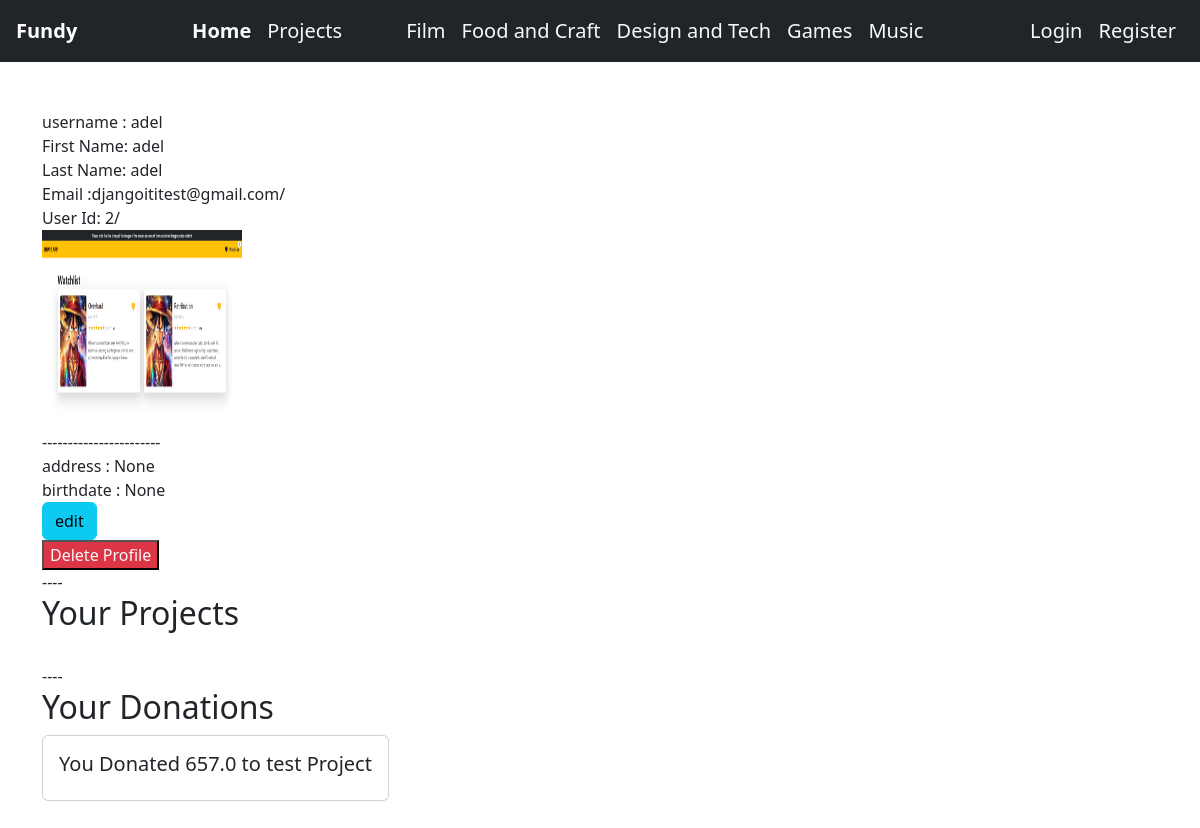
The page /accounts/profile/2 on the database its author committed.
### accounts/models.py (models this page shows, shortened)
class UserProfile(models.Model):
    user = models.OneToOneField(User, on_delete=models.CASCADE)
    phoneNumber = models.CharField(max_length=11, unique=True)
    image = models.ImageField(null=True, blank=True, upload_to="images/")
    birthdate = models.DateField(null=True, blank=True)
    address = models.CharField(max_length=200, null=True, blank=True)

### projects/models.py (models this page shows, shortened)
class DonationModel(models.Model):
    user = models.ForeignKey(UserProfile, on_delete=models.CASCADE, related_name='donations')
    project = models.ForeignKey(
        ProjectsModel, related_name="donations", on_delete=models.CASCADE
    )
    donation = models.FloatField()

class ProjectsModel(models.Model):
    user=models.ForeignKey(UserProfile, related_name='projects',on_delete=models.CASCADE)
    title = models.CharField(max_length=200)
    details = models.TextField(max_length=500)
    category = models.ManyToManyField(CategoriesModel)
    target = models.IntegerField()
    tags = models.ManyToManyField(TagsModel)
    start_time = models.DateTimeField()
    end_time = models.DateTimeField()
    is_featured = models.BooleanField(default=False)
    completed=models.BooleanField(default=False)
    closed=models.BooleanField(default=False)

### accounts/views.py (the view)
# urls.py: path('profile/<int:id>', profileView,name="profile"),
def profileView(request,id):
    user = get_object_or_404(UserProfile, id=id)
    form = ProfileEditForm(instance=user)
    return render(request, "accounts/profile.html", {"user": user, "form": form})

### accounts/templates/accounts/profile.html (shortened to what this page needs)
{%extends 'base.html'%} {%load static%} {%block body%} username :
{{user.user.username}}<br />
First Name: {{user.user.first_name}}<br />
Last Name: {{user.user.last_name}}<br />
Email :{{user.user.email}}/<br />
User Id: {{user.id}}/<br />
<img src="{{  user.image.url }}" width="200px" height="200px" /><br />
----------------------- <br />
address : {{user.address}}<br />
birthdate : {{user.birthdate}} <br />
<a href='{% url "profileEdit" user.id%}'>
  <button class="btn btn-info">edit</button></a
>
<form method="POST" action="{% url 'profileDelete' user.id %}">
  <input
    type="submit"
    value="Delete Profile"
    class="bg-danger text-light"
    onclick="return confirm('Are you sure you want to delete your profile?')"
  />
</form>
---- <br>
<h2> Your Projects </h2>
<br>
---- <br>
<h2> Your Donations </h2>
<div class='d-flex flex-col  mb-5'>
{% for donation in user.donations.all%}
<div class="card me-3 p-3" >
    <h5 >You Donated {{donation.donation}} to {{donation.project.title}} Project </h5>
</div>
{%endfor%}
</div>
{%endblock%}

### rows shown on the page
UserProfile: user.username "adel", user.first_name "adel", user.last_name "adel", user.email "djangoititest@gmail.com", id "2", image (picture), address "None", birthdate "None"
DonationModel: donation "657.0", project "test"
